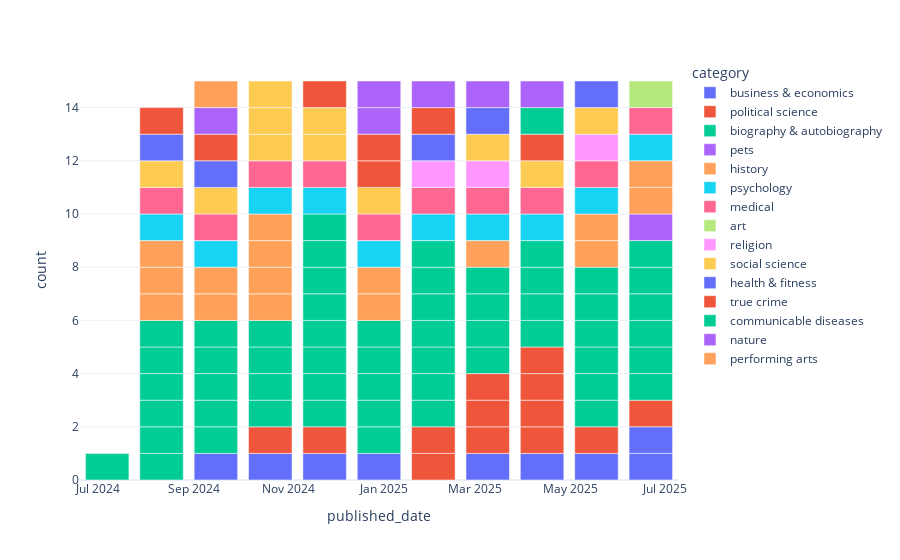

The notebook cell saved with this chart:
### Code cell
fig = px.bar(clean_df.iloc[:150],x='published_date',color='category')

fig.show()

### Figure 1 — Plotly figure (JSON) as saved in the notebook; plotly's stock layout.template omitted (floating-point values rounded to 4 significant figures)
{"data": [{"hovertemplate": "category=business & economics<br>published_date=%{x}<br>count=%{y}<extra></extra>", "legendgroup": "business & economics", "marker": {"color": "#636efa", "pattern": {"shape": ""}}, "name": "business & economics", "orientation": "v", "showlegend": true, "textposition": "auto", "type": "bar", "x": ["2025-06-22", "2025-06-22", "2025-05-18", "2025-04-13", "2025-03-09", "2024-12-29", "2024-11-24", "2024-10-20", "2024-09-15"], "xaxis": "x", "y": [1, 1, 1, 1, 1, 1, 1, 1, 1], "yaxis": "y"}, {"hovertemplate": "category=political science<br>published_date=%{x}<br>count=%{y}<extra></extra>", "legendgroup": "political science", "marker": {"color": "#EF553B", "pattern": {"shape": ""}}, "name": "political science", "orientation": "v", "showlegend": true, "textposition": "auto", "type": "bar", "x": ["2025-06-22", "2025-05-18", "2025-04-13", "2025-04-13", "2025-04-13", "2025-04-13", "2025-03-09", "2025-03-09", "2025-03-09", "2025-02-02", "2025-02-02", "2024-11-24", "2024-10-20"], "xaxis": "x", "y": [1, 1, 1, 1, 1, 1, 1, 1, 1, 1, 1, 1, 1], "yaxis": "y"}, {"hovertemplate": "category=biography & autobiography<br>published_date=%{x}<br>count=%{y}<extra></extra>", "legendgroup": "biography & autobiography", "marker": {"color": "#00cc96", "pattern": {"shape": ""}}, "name": "biography & autobiography", "orientation": "v", "showlegend": true, "textposition": "auto", "type": "bar", "x": ["2025-06-22", "2025-06-22", "2025-06-22", "2025-06-22", "2025-06-22", "2025-06-22", "2025-05-18", "2025-05-18", "2025-05-18", "2025-05-18", "2025-05-18", "2025-05-18", "2025-04-13", "2025-04-13", "2025-04-13", "2025-04-13", "2025-03-09", "2025-03-09", "2025-03-09", "2025-03-09", "2025-02-02", "2025-02-02", "2025-02-02", "2025-02-02", "2025-02-02", "2025-02-02", "2025-02-02", "2024-12-29", "2024-12-29", "2024-12-29", "2024-12-29", "2024-12-29", "2024-11-24", "2024-11-24", "2024-11-24", "2024-11-24", "2024-11-24", "2024-11-24", "2024-11-24", "2024-11-24", "2024-10-20", "2024-10-20", "2024-10-20", "2024-10-20", "2024-09-15", "2024-09-15", "2024-09-15", "2024-09-15", "2024-09-15", "2024-08-11", "2024-08-11", "2024-08-11", "2024-08-11", "2024-08-11", "2024-08-11", "2024-07-07"], "xaxis": "x", "y": [1, 1, 1, 1, 1, 1, 1, 1, 1, 1, 1, 1, 1, 1, 1, 1, 1, 1, 1, 1, 1, 1, 1, 1, 1, 1, 1, 1, 1, 1, 1, 1, 1, 1, 1, 1, 1, 1, 1, 1, 1, 1, 1, 1, 1, 1, 1, 1, 1, 1, 1, 1, 1, 1, 1, 1], "yaxis": "y"}, {"hovertemplate": "category=pets<br>published_date=%{x}<br>count=%{y}<extra></extra>", "legendgroup": "pets", "marker": {"color": "#ab63fa", "pattern": {"shape": ""}}, "name": "pets", "orientation": "v", "showlegend": true, "textposition": "auto", "type": "bar", "x": ["2025-06-22"], "xaxis": "x", "y": [1], "yaxis": "y"}, {"hovertemplate": "category=history<br>published_date=%{x}<br>count=%{y}<extra></extra>", "legendgroup": "history", "marker": {"color": "#FFA15A", "pattern": {"shape": ""}}, "name": "history", "orientation": "v", "showlegend": true, "textposition": "auto", "type": "bar", "x": ["2025-06-22", "2025-06-22", "2025-05-18", "2025-05-18", "2025-03-09", "2024-12-29", "2024-12-29", "2024-10-20", "2024-10-20", "2024-10-20", "2024-10-20", "2024-09-15", "2024-09-15", "2024-08-11", "2024-08-11", "2024-08-11"], "xaxis": "x", "y": [1, 1, 1, 1, 1, 1, 1, 1, 1, 1, 1, 1, 1, 1, 1, 1], "yaxis": "y"}, {"hovertemplate": "category=psychology<br>published_date=%{x}<br>count=%{y}<extra></extra>", "legendgroup": "psychology", "marker": {"color": "#19d3f3", "pattern": {"shape": ""}}, "name": "psychology", "orientation": "v", "showlegend": true, "textposition": "auto", "type": "bar", "x": ["2025-06-22", "2025-05-18", "2025-04-13", "2025-03-09", "2025-02-02", "2024-12-29", "2024-11-24", "2024-10-20", "2024-09-15", "2024-08-11"], "xaxis": "x", "y": [1, 1, 1, 1, 1, 1, 1, 1, 1, 1], "yaxis": "y"}, {"hovertemplate": "category=medical<br>published_date=%{x}<br>count=%{y}<extra></extra>", "legendgroup": "medical", "marker": {"color": "#FF6692", "pattern": {"shape": ""}}, "name": "medical", "orientation": "v", "showlegend": true, "textposition": "auto", "type": "bar", "x": ["2025-06-22", "2025-05-18", "2025-04-13", "2025-03-09", "2025-02-02", "2024-12-29", "2024-11-24", "2024-10-20", "2024-09-15", "2024-08-11"], "xaxis": "x", "y": [1, 1, 1, 1, 1, 1, 1, 1, 1, 1], "yaxis": "y"}, {"hovertemplate": "category=art<br>published_date=%{x}<br>count=%{y}<extra></extra>", "legendgroup": "art", "marker": {"color": "#B6E880", "pattern": {"shape": ""}}, "name": "art", "orientation": "v", "showlegend": true, "textposition": "auto", "type": "bar", "x": ["2025-06-22"], "xaxis": "x", "y": [1], "yaxis": "y"}, {"hovertemplate": "category=religion<br>published_date=%{x}<br>count=%{y}<extra></extra>", "legendgroup": "religion", "marker": {"color": "#FF97FF", "pattern": {"shape": ""}}, "name": "religion", "orientation": "v", "showlegend": true, "textposition": "auto", "type": "bar", "x": ["2025-05-18", "2025-03-09", "2025-02-02"], "xaxis": "x", "y": [1, 1, 1], "yaxis": "y"}, {"hovertemplate": "category=social science<br>published_date=%{x}<br>count=%{y}<extra></extra>", "legendgroup": "social science", "marker": {"color": "#FECB52", "pattern": {"shape": ""}}, "name": "social science", "orientation": "v", "showlegend": true, "textposition": "auto", "type": "bar", "x": ["2025-05-18", "2025-04-13", "2025-03-09", "2024-12-29", "2024-11-24", "2024-11-24", "2024-10-20", "2024-10-20", "2024-10-20", "2024-09-15", "2024-08-11"], "xaxis": "x", "y": [1, 1, 1, 1, 1, 1, 1, 1, 1, 1, 1], "yaxis": "y"}, {"hovertemplate": "category=health & fitness<br>published_date=%{x}<br>count=%{y}<extra></extra>", "legendgroup": "health & fitness", "marker": {"color": "#636efa", "pattern": {"shape": ""}}, "name": "health & fitness", "orientation": "v", "showlegend": true, "textposition": "auto", "type": "bar", "x": ["2025-05-18", "2025-03-09", "2025-02-02", "2024-09-15", "2024-08-11"], "xaxis": "x", "y": [1, 1, 1, 1, 1], "yaxis": "y"}, {"hovertemplate": "category=true crime<br>published_date=%{x}<br>count=%{y}<extra></extra>", "legendgroup": "true crime", "marker": {"color": "#EF553B", "pattern": {"shape": ""}}, "name": "true crime", "orientation": "v", "showlegend": true, "textposition": "auto", "type": "bar", "x": ["2025-04-13", "2025-02-02", "2024-12-29", "2024-12-29", "2024-11-24", "2024-09-15", "2024-08-11"], "xaxis": "x", "y": [1, 1, 1, 1, 1, 1, 1], "yaxis": "y"}, {"hovertemplate": "category=communicable diseases<br>published_date=%{x}<br>count=%{y}<extra></extra>", "legendgroup": "communicable diseases", "marker": {"color": "#00cc96", "pattern": {"shape": ""}}, "name": "communicable diseases", "orientation": "v", "showlegend": true, "textposition": "auto", "type": "bar", "x": ["2025-04-13"], "xaxis": "x", "y": [1], "yaxis": "y"}, {"hovertemplate": "category=nature<br>published_date=%{x}<br>count=%{y}<extra></extra>", "legendgroup": "nature", "marker": {"color": "#ab63fa", "pattern": {"shape": ""}}, "name": "nature", "orientation": "v", "showlegend": true, "textposition": "auto", "type": "bar", "x": ["2025-04-13", "2025-03-09", "2025-02-02", "2024-12-29", "2024-12-29", "2024-09-15"], "xaxis": "x", "y": [1, 1, 1, 1, 1, 1], "yaxis": "y"}, {"hovertemplate": "category=performing arts<br>published_date=%{x}<br>count=%{y}<extra></extra>", "legendgroup": "performing arts", "marker": {"color": "#FFA15A", "pattern": {"shape": ""}}, "name": "performing arts", "orientation": "v", "showlegend": true, "textposition": "auto", "type": "bar", "x": ["2024-09-15"], "xaxis": "x", "y": [1], "yaxis": "y"}], "layout": {"barmode": "relative", "legend": {"title": {"text": "category"}, "tracegroupgap": 0}, "margin": {"t": 60}, "xaxis": {"anchor": "y", "domain": [0, 1], "title": {"text": "published_date"}}, "yaxis": {"anchor": "x", "domain": [0, 1], "title": {"text": "count"}}}}
